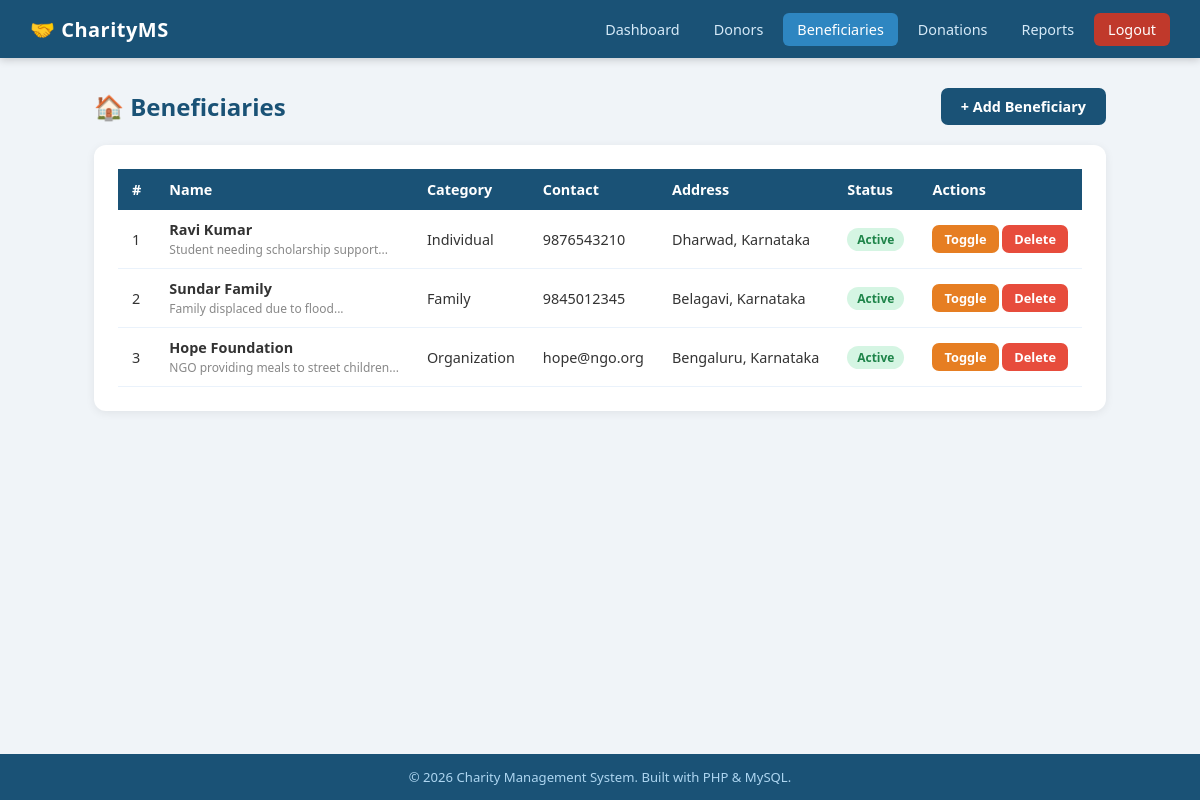
The page /admin/beneficiaries.php (signed in) on the database its author committed.
### tables this page shows
CREATE TABLE IF NOT EXISTS beneficiaries (
    id INT AUTO_INCREMENT PRIMARY KEY,
    name VARCHAR(100) NOT NULL,
    category ENUM('individual','family','organization') DEFAULT 'individual',
    description TEXT,
    contact VARCHAR(100),
    address TEXT,
    status ENUM('active','inactive') DEFAULT 'active',
    created_at TIMESTAMP DEFAULT CURRENT_TIMESTAMP
);

### admin/beneficiaries.php (the view, shortened to what this page needs)
<?php
require_once '../includes/config.php';
$bens = $conn->query("SELECT * FROM beneficiaries ORDER BY created_at DESC");
include '../includes/header.php';
?>
<div class="flex-between page-title">
    <span>🏠 Beneficiaries</span>
    <button class="btn btn-primary" onclick="document.getElementById('addModal').style.display='flex'">+ Add Beneficiary</button>
</div>
<div class="card">
    <div class="table-wrap">
        <table>
            <thead>
                <tr><th>#</th><th>Name</th><th>Category</th><th>Contact</th><th>Address</th><th>Status</th><th>Actions</th></tr>
            </thead>
            <tbody>
                <?php while ($row = $bens->fetch_assoc()): ?>
                <tr>
                    <td><?= $row['id'] ?></td>
                    <td>
                        <strong><?= htmlspecialchars($row['name']) ?></strong>
                        <?php if ($row['description']): ?>
                            <br><small style="color:#888;"><?= htmlspecialchars(substr($row['description'], 0, 60)) ?>...</small>
                        <?php endif; ?>
                    </td>
                    <td><?= ucfirst($row['category']) ?></td>
                    <td><?= htmlspecialchars($row['contact'] ?? '—') ?></td>
                    <td><?= htmlspecialchars($row['address'] ?? '—') ?></td>
                    <td>
                        <span class="badge badge-<?= $row['status'] === 'active' ? 'success' : 'danger' ?>">
                            <?= ucfirst($row['status']) ?>
                        </span>
                    </td>
                    <td>
                        <a href="?toggle=<?= $row['id'] ?>" class="btn btn-warning btn-sm">Toggle</a>
                        <a href="?delete=<?= $row['id'] ?>" class="btn btn-danger btn-sm confirm-delete">Delete</a>
                    </td>
                </tr>
                <?php endwhile; ?>
            </tbody>
        </table>
    </div>
</div>
<?php include '../includes/footer.php'; ?>

### assets/css/style.css (style rules this page uses)
*, *::before, *::after { box-sizing: border-box; margin: 0; padding: 0; }
body { font-family: 'Segoe UI', Arial, sans-serif; background: #f0f4f8; color: #333; min-height: 100vh; display: flex; flex-direction: column; }
a { text-decoration: none; color: inherit; }
.page-title { font-size: 1.5rem; font-weight: 700; color: #1a5276; margin-bottom: 20px; display: flex; align-items: center; gap: 10px; }
.card { background: #fff; border-radius: 12px; padding: 24px; box-shadow: 0 2px 10px rgba(0,0,0,0.07); margin-bottom: 24px; }
.table-wrap { overflow-x: auto; }
table { width: 100%; border-collapse: collapse; font-size: 0.9rem; }
thead th { background: #1a5276; color: #fff; padding: 11px 14px; text-align: left; font-weight: 600; }
tbody tr { border-bottom: 1px solid #eaf2fb; }
tbody td { padding: 10px 14px; }
.btn { display: inline-block; padding: 9px 20px; border-radius: 7px; border: none; cursor: pointer; font-size: 0.9rem; font-weight: 600; font-family: inherit; transition: opacity 0.2s, transform 0.1s; }
.btn-primary { background: #1a5276; color: #fff; }
.btn-danger { background: #e74c3c; color: #fff; }
.btn-warning { background: #e67e22; color: #fff; }
.btn-sm { padding: 5px 12px; font-size: 0.8rem; }
.badge { display: inline-block; padding: 3px 10px; border-radius: 20px; font-size: 0.75rem; font-weight: 600; }
.badge-success { background: #d5f5e3; color: #1e8449; }
.flex-between { display: flex; align-items: center; justify-content: space-between; flex-wrap: wrap; gap: 12px; }

### rows shown on the page
beneficiaries: id "1", name "Ravi Kumar", description "Student needing scholarship support", category "Individual", contact "9876543210", address "Dharwad, Karnataka", status "Active"
beneficiaries: id "2", name "Sundar Family", description "Family displaced due to flood", category "Family", contact "9845012345", address "Belagavi, Karnataka", status "Active"
beneficiaries: id "3", name "Hope Foundation", description "NGO providing meals to street children", category "Organization", contact "hope@ngo.org", address "Bengaluru, Karnataka", status "Active"
